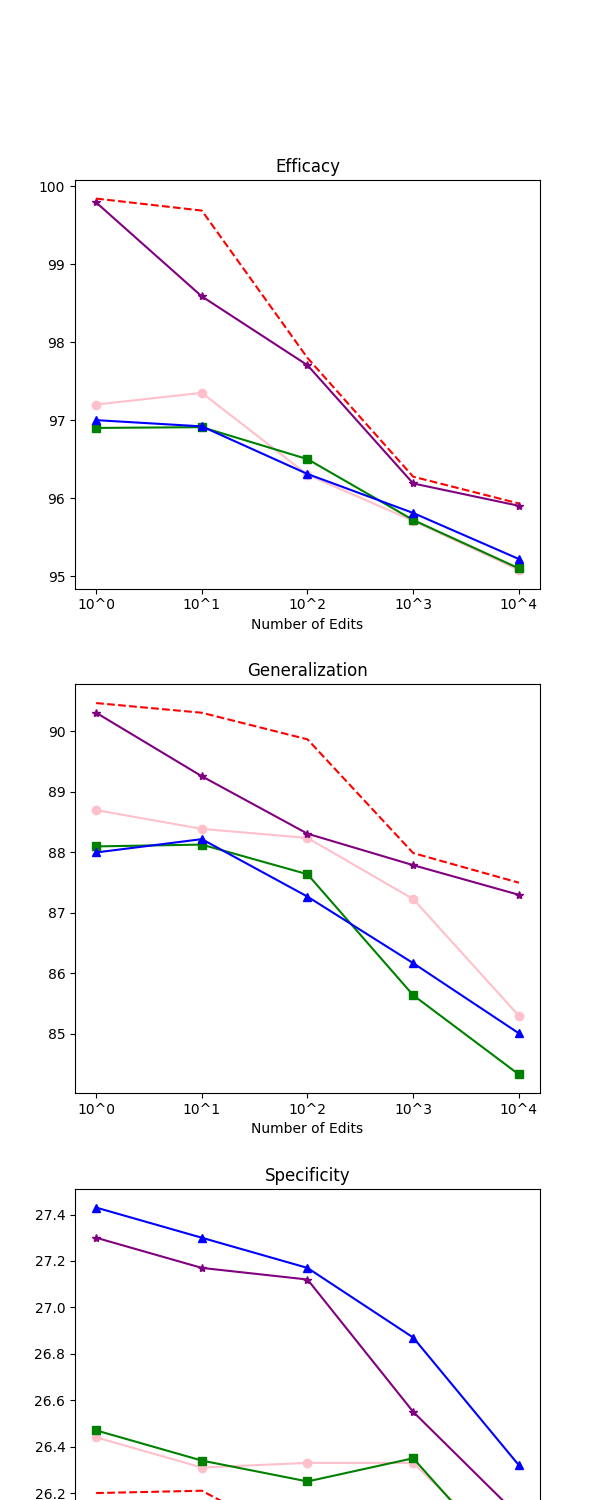

Here is the Python script that generated this plot:
import matplotlib.pyplot as plt
import numpy as np

# 假设数据
edits = np.arange(1, 11)  # 编辑次数从1到10

scores_pmet = np.random.rand(10) * 100  # PMET分数
scores_mend = np.random.rand(10) * 100  # MEND分数
scores_rome = np.random.rand(10) * 100  # ROME分数

efficacy_pmet = [97.2, 97.35, 96.3, 95.71, 95.08]
efficacy_MEMIT = [96.9, 96.91, 96.5, 95.72, 95.1]
efficacy_TKE = [99.79, 98.58610341, 97.7040017, 96.18849641, 95.90198893]
efficacy_TKE_rephrase = [99.84, 99.68610341, 97.79740017, 96.2749641, 95.93198893]
efficacy_TKE_target = [97.0, 96.92, 96.31, 95.81, 95.22]

###########################################
Generalization_pmet = [88.7, 88.39, 88.24, 87.23, 85.30, ]

Generalization_MEMIT = [88.1, 88.13, 87.64, 85.64, 84.33, ]

Generalization_TKE = [90.31, 89.26, 88.31, 87.79, 87.3]

Generalization_TKE_rephrase = [90.47, 90.31, 89.87, 87.99, 87.5]

Generalization_TKE_target = [88.0, 88.22, 87.27, 86.17, 85.01]

###########################################
Specificity_pmet = [26.44, 26.31, 26.33, 26.33, 25.89]

Specificity_MEMIT = [26.47, 26.34, 26.25, 26.35, 25.84]

Specificity_TKE = [27.3, 27.17, 27.12, 26.55, 26.1]

Specificity_TKE_rephrase = [26.2, 26.21, 25.97, 25.84, 25.83]

Specificity_TKE_target = [27.43, 27.3, 27.17, 26.87, 26.32]

print('scores_pmet: ', scores_pmet)
print('scores_mend: ', scores_mend)
print('scores_rome: ', scores_rome)

# 创建3个子图
fig, axs = plt.subplots(3, 1, figsize=(6, 15))

# 设置标题
titles = ['Efficacy', 'Generalization', 'Specificity']

# 设置 x 轴刻度和标签
xticks = np.arange(1, 6)
xticklabels = ['10^0', '10^1', '10^2', '10^3', '10^4']

for i, ax in enumerate(axs):

    if i == 0:
        ax.plot(xticks, efficacy_pmet, 'o-', color='pink', label='PMET')
        ax.plot(xticks, efficacy_MEMIT, 's-', color='green', label='MEMIT')
        ax.plot(xticks, efficacy_TKE, '*-', color='purple', label='TailoredKE')
        ax.plot(xticks, efficacy_TKE_rephrase, '--', color='red', label='TailoredKE$_{Rephrase}$')
        ax.plot(xticks, efficacy_TKE_target, '^-', color='blue', label='TailoredKE$_{Targeted}$')

        ax.set_title(titles[i])
        ax.set_xticks(xticks)
        ax.set_xticklabels(xticklabels)
        ax.set_xlabel('Number of Edits')

    elif i == 1:
        ax.plot(xticks, Generalization_pmet, 'o-', color='pink', label='PMET')
        ax.plot(xticks, Generalization_MEMIT, 's-', color='green', label='MEMIT')
        ax.plot(xticks, Generalization_TKE, '*-', color='purple', label='TailoredKE')
        ax.plot(xticks, Generalization_TKE_rephrase, '--', color='red', label='TailoredKE$_{Rephrase}$')
        ax.plot(xticks, Generalization_TKE_target, '^-', color='blue', label='TailoredKE$_{Targeted}$')

        ax.set_title(titles[i])
        ax.set_xticks(xticks)
        ax.set_xticklabels(xticklabels)
        ax.set_xlabel('Number of Edits')

    elif i == 2:
        ax.plot(xticks, Specificity_pmet, 'o-', color='pink', label='PMET')
        ax.plot(xticks, Specificity_MEMIT, 's-', color='green', label='MEMIT')
        ax.plot(xticks, Specificity_TKE, '*-', color='purple', label='TailoredKE')
        ax.plot(xticks, Specificity_TKE_rephrase, '--', color='red', label='TailoredKE$_{Rephrase}$')
        ax.plot(xticks, Specificity_TKE_target, '^-', color='blue', label='TailoredKE$_{Targeted}$')

        ax.set_title(titles[i])
        ax.set_xticks(xticks)
        ax.set_xticklabels(xticklabels)
        ax.set_xlabel('Number of Edits')

# 创建一个图例，并将其放置在图像的正下方，稍微提高位置
handles, labels = axs[0].get_legend_handles_labels()
fig.legend(handles, labels, loc='upper center', bbox_to_anchor=(0.5, -0.1), ncol=5, frameon=False)

# 调整子图间距和图例位置
plt.subplots_adjust(bottom=0.2, hspace=0.2)

# 显示图表
plt.show()

plt.savefig('your_figure_filename.png', bbox_inches='tight')
